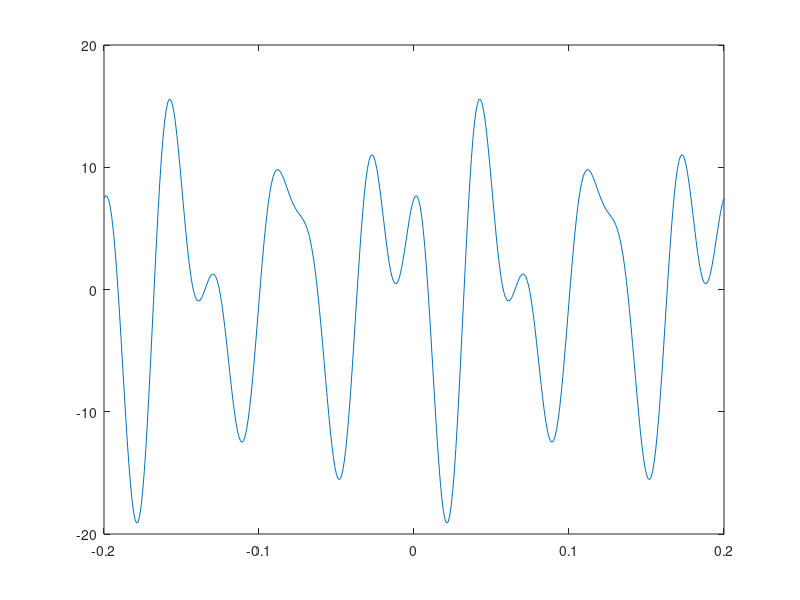
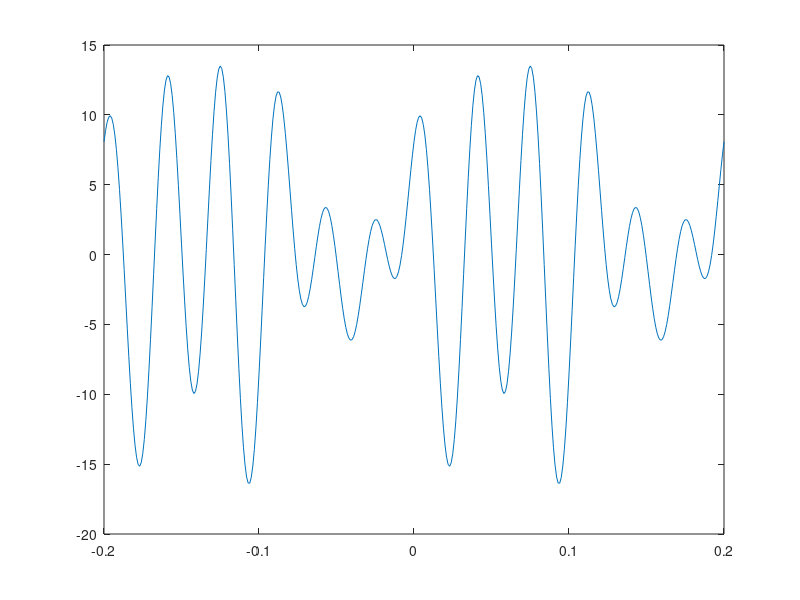

Source code (MATLAB) for these figures, in order:
%Sean Basler
%Lab4 Q1
%*****************
clear all; close all; clc;

freq = [-30 -25 -15 15 25 30];
amp_x = [3 2 5 5 2 3];
phase_x = [1 0.5 -1.5 1.5 -0.5 -1];

dt = 0.001;
t = -0.2:dt:0.2;

j = sqrt(-1);
xt = zeros(size(t));

for k = 1:length(freq)
    xt = amp_x(k)*exp(j*2*pi*freq(k)*t)*exp(j*phase_x(k)) + xt;
end

figure(1);
plot(t,xt);

%*****************

freq = [-30 -25 -15 15 25 30];
amp_y = [4 3 2 2 3 4];
phase_y = [1.6 -0.4 -0.8 0.8 0.4 -1.6];

dt = 0.001;
t = -0.2:dt:0.2;

j = sqrt(-1);
yt = zeros(size(t));

for k = 1:length(freq)
    yt = amp_y(k)*exp(j*2*pi*freq(k)*t)*exp(j*phase_y(k)) + yt;
end

figure(2);
plot(t,yt);

